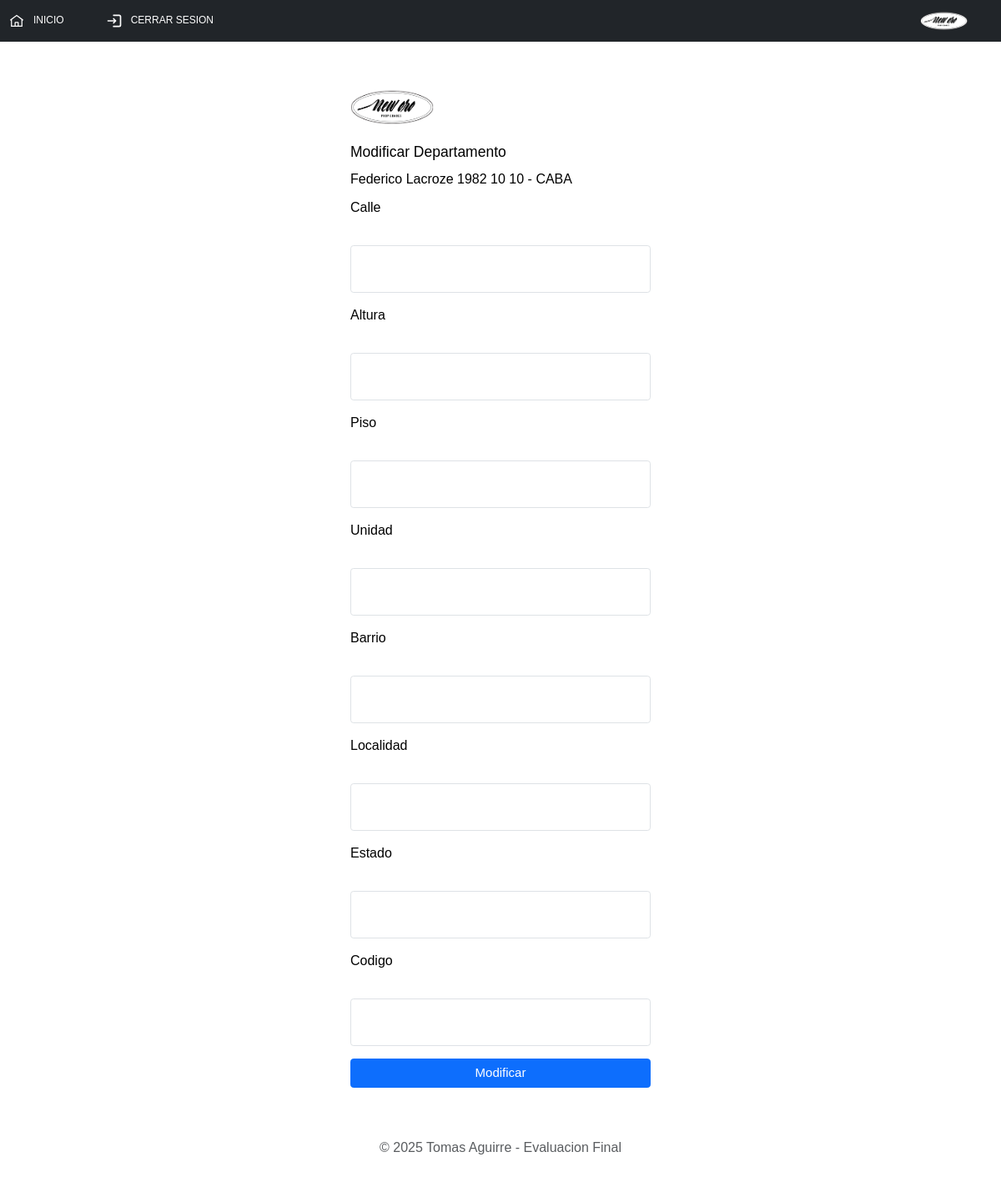
Screenshot of /admin/form_modificar.php?id_depto=1 with the database file from the repository.
### tables this page shows
CREATE TABLE `departamentos` (
  `id_depto` int(11) NOT NULL,
  `calle` varchar(45) NOT NULL,
  `altura` varchar(45) NOT NULL,
  `piso` varchar(45) NOT NULL,
  `unidad` varchar(45) NOT NULL,
  `barrio` varchar(45) NOT NULL,
  `localidad` varchar(45) NOT NULL,
  `estado` varchar(45) NOT NULL,
  `fk_expensa` int(11) NOT NULL,
  `fk_abl` int(11) NOT NULL,
  `codigo` varchar(45) NOT NULL
);

### admin/form_modificar.php (the view, shortened to what this page needs)
<?php
include_once("../components/header.php");
?>
<main>
<?php
include_once("../components/conf/conf.php");
if(isset($_GET['id_depto'])){
    $id=$_GET['id_depto'];
    $consulta="SELECT * FROM `departamentos` WHERE `id_depto`='$id'";
    $respuesta=mysqli_query($con,$consulta);
    if($fila=mysqli_fetch_array($respuesta)){
        print"
        <form action='abm_admin/modificar.php' method='post' class='form'>
            <img class='mb-4' src='../img/logo.png' alt='logo_inmobiliaria' width='100' height='57'>
            <h1 class='h3 mb-3 fw-normal'>Modificar Departamento</h1>
            <p>$fila[calle] $fila[altura] $fila[piso] $fila[unidad] - $fila[localidad]</p>
            <div>
                <label for='calle'>Calle</label>
                <input type='text' class='form-control' id='calle'  name='calle'>
            </div>
            <div>
                <label for='floatingInput'>Altura</label>
                <input type='text' class='form-control' id='floatingInput'  name='altura'>
            </div>
            <div>
                <label for='floatingInput'>Piso</label>
                <input type='text' class='form-control' id='floatingInput'  name='piso'>
            </div>
            <div>
                <label for='floatingInput'>Unidad</label>
                <input type='text' class='form-control' id='floatingInput' name='unidad'>
            </div>
            <div>
                <label for='floatingInput'>Barrio</label>
                <input type='text' class='form-control' id='floatingInput'  name='barrio'>
            </div>
            <div>
                <label for='floatingInput'>Localidad</label>
                <input type='text' class='form-control' id='floatingInput'  name='localidad'>
            </div>
            <div>
                <label for='floatingInput'>Estado</label>
                <input type='text' class='form-control' id='floatingInput'  name='estado'>
            </div>
            <div>
                <label for='floatingInput'>Codigo</label>
                <input type='text' class='form-control' id='floatingInput'  name='codigo'>
            </div>
                <input type='hidden' name='id_mod' value='$fila[id_depto]'>
            <button class='btn btn-primary w-100 py-2' type='submit'>Modificar</button>
        </form>
        ";}
}
?>
</main>
<?php
include_once("../components/footer.php");
?>

### css/style.css (style rules this page uses)
* { padding: 0px; margin: 0px; }
html { font-size: 62.5%; }
body { font-size: 16px; color: black; font-family: 'Lucida Sans', 'Lucida Sans Regular', 'Lucida Grande', 'Lucida Sans Unicode', Geneva, Verdana, sans-serif; min-height: 100vh; }
.form { width: 30%; margin: 5rem auto; }
.form input,.form label,.form textarea { height: 5.7rem !important; }
.form input,.form textarea { font-size: 1.4rem; }
.form div { margin-bottom: 1.5rem; }
.form button { font-size: 1.5rem; }

### rows the page displays
departamentos: calle "Federico Lacroze", altura "1982", piso "10", unidad "10", localidad "CABA"
